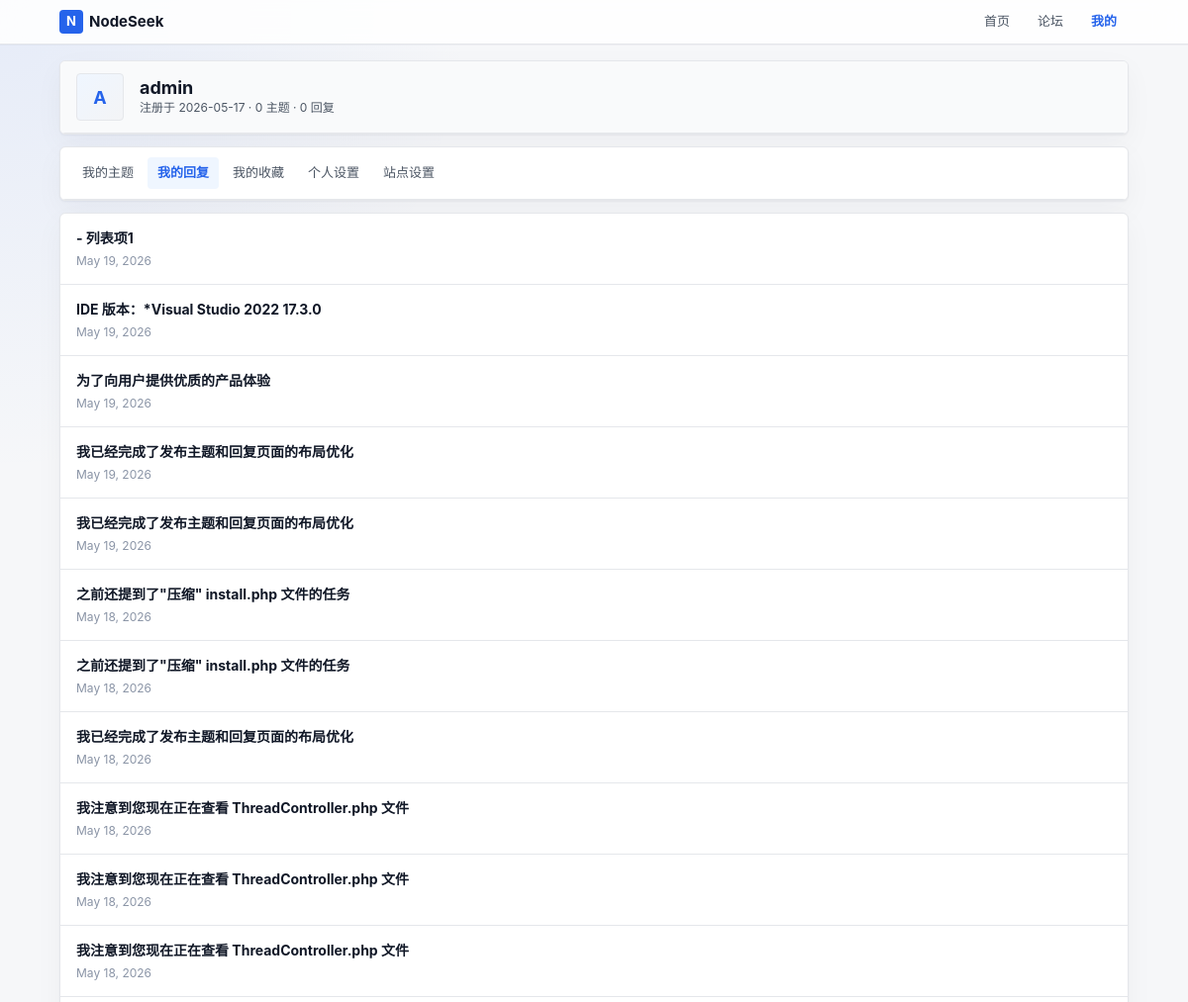
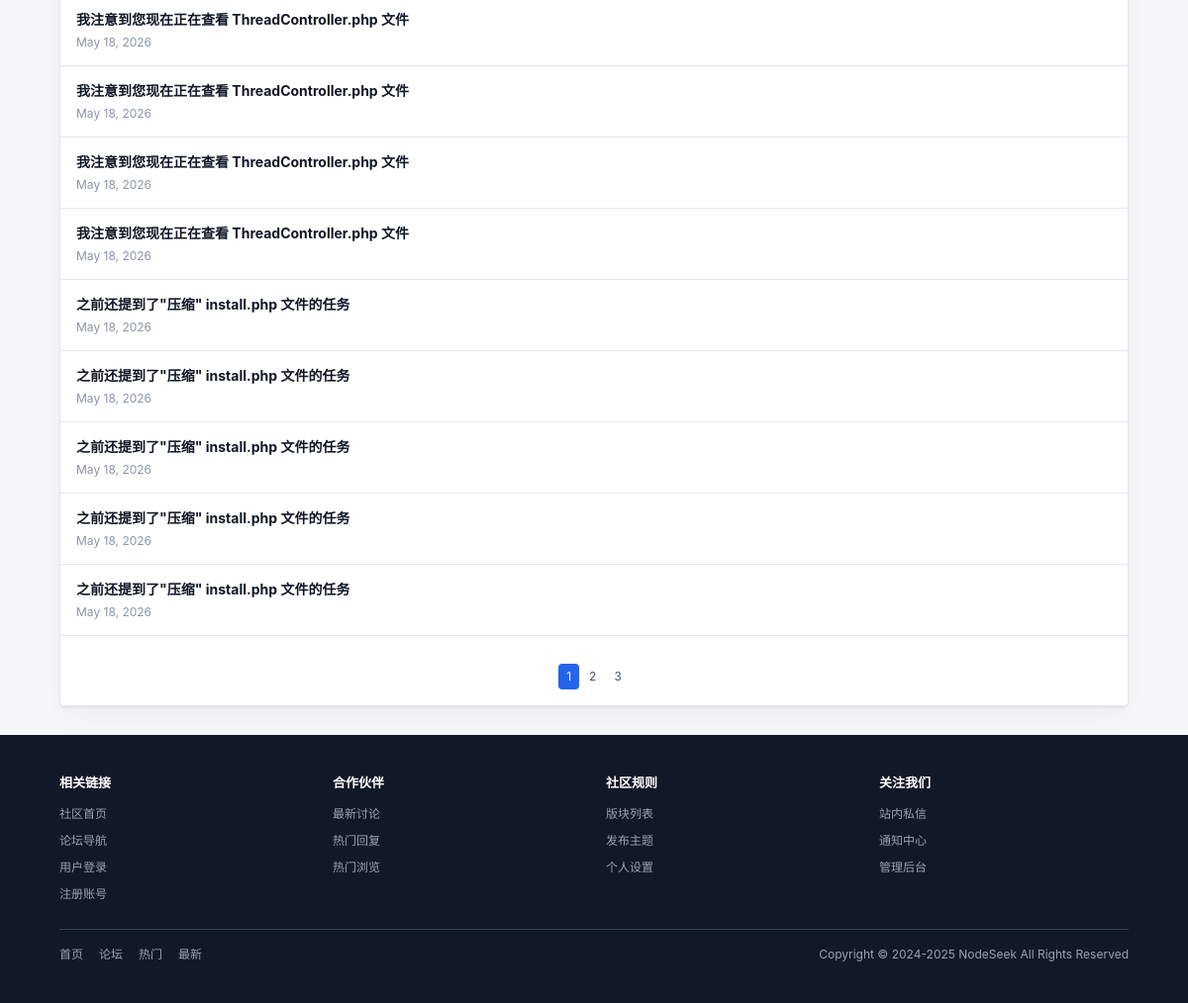
/index.php?c=member&a=profile&uid=1&type=replies (signed in), run on the app's committed database (2 pictures, top to bottom).
### tables this page shows
CREATE TABLE next_member (
        uid INTEGER PRIMARY KEY AUTOINCREMENT,
        username VARCHAR(50) NOT NULL DEFAULT '',
        gid INTEGER NOT NULL DEFAULT 0,
        avatar INTEGER NOT NULL DEFAULT 0,
        password VARCHAR(255) NOT NULL DEFAULT '',
        auth_secret VARCHAR(50) NOT NULL DEFAULT '',
        auth_enabled INTEGER NOT NULL DEFAULT 0,
        notify_num INTEGER NOT NULL DEFAULT 0,
        credit INTEGER NOT NULL DEFAULT 0,
        reg_ip VARCHAR(50) NOT NULL DEFAULT '',
        reg_date INTEGER NOT NULL DEFAULT 0,
        last_ip VARCHAR(50) NOT NULL DEFAULT '',
        last_visit INTEGER NOT NULL DEFAULT 0,
        reply_time INTEGER NOT NULL DEFAULT 0,
        reply_num INTEGER NOT NULL DEFAULT 0,
        thread_num INTEGER NOT NULL DEFAULT 0,
        fav_num INTEGER NOT NULL DEFAULT 0,
        inbox_num INTEGER NOT NULL DEFAULT 0,
        outbox_num INTEGER NOT NULL DEFAULT 0,
        log_num INTEGER NOT NULL DEFAULT 0,
        email VARCHAR(80) NOT NULL DEFAULT '',
        email_status INTEGER NOT NULL DEFAULT 0,
        signin_time INTEGER NOT NULL DEFAULT 0,
        invisible INTEGER NOT NULL DEFAULT 0,
        timeoffset VARCHAR(10) NOT NULL DEFAULT '',
        search_time INTEGER NOT NULL DEFAULT 0,
        status INTEGER NOT NULL DEFAULT 0
    , json_data TEXT DEFAULT '{}');

CREATE TABLE next_post (
        pid INTEGER PRIMARY KEY AUTOINCREMENT,
        fid INTEGER NOT NULL DEFAULT 0,
        tid INTEGER NOT NULL DEFAULT 0,
        is_thread INTEGER NOT NULL DEFAULT 0,
        uid INTEGER NOT NULL DEFAULT 0,
        dateline INTEGER NOT NULL DEFAULT 0,
        report_time INTEGER NOT NULL DEFAULT 0,
        message TEXT NOT NULL,
        ip VARCHAR(50) NOT NULL DEFAULT '',
        rate_num INTEGER NOT NULL DEFAULT 0,
        sort_order INTEGER NOT NULL DEFAULT 0,
        reply_num INTEGER NOT NULL DEFAULT 0,
        quote_pid INTEGER NOT NULL DEFAULT 0,
        quote_uid INTEGER NOT NULL DEFAULT 0,
        quote_floor INTEGER NOT NULL DEFAULT 0
    , edited INTEGER NOT NULL DEFAULT 0, message_html TEXT NOT NULL DEFAULT '');

CREATE TABLE next_thread (
        tid INTEGER PRIMARY KEY AUTOINCREMENT,
        fid INTEGER NOT NULL DEFAULT 0,
        pid INTEGER NOT NULL DEFAULT 0,
        typeid INTEGER NOT NULL DEFAULT 0,
        read_perm INTEGER NOT NULL DEFAULT 0,
        uid INTEGER NOT NULL DEFAULT 0,
        pm_uid INTEGER NOT NULL DEFAULT 0,
        subject VARCHAR(255) NOT NULL DEFAULT '',
        hash VARCHAR(255) NOT NULL DEFAULT '',
        dateline INTEGER NOT NULL DEFAULT 0,
        sort_order INTEGER NOT NULL DEFAULT 0,
        highlight INTEGER NOT NULL DEFAULT 0,
        digest INTEGER NOT NULL DEFAULT 0,
        closed INTEGER NOT NULL DEFAULT 0,
        reply_time INTEGER NOT NULL DEFAULT 0,
        reply_uid INTEGER NOT NULL DEFAULT 0,
        reply_num INTEGER NOT NULL DEFAULT 0,
        view_num INTEGER NOT NULL DEFAULT 0,
        fav_num INTEGER NOT NULL DEFAULT 0,
        log_num INTEGER NOT NULL DEFAULT 0
    );

### controllers/MemberController.php (called while the page is built, shortened)
<?php
class MemberController {
    public static function profile(): void {
        $uid = isset($_GET['uid']) ? (int)$_GET['uid'] : 0;
        $member = MemberModel::get($uid);
        $type = isset($_GET['type']) ? $_GET['type'] : 'threads';
        switch ($type) {
            case 'replies':
                $posts = PostModel::getUserPosts($uid, isset($_GET['page']) ? (int)$_GET['page'] : 1);
                if (!empty($posts)) {
                    $tids = array_unique(array_column($posts, 'tid'));
                    $threads = ThreadModel::getThreadsByTids($tids);
                }
                break;
        }
        $isSelf = $uid == Session::getUid();
        Template::set('user', Session::getUser());
        Template::display('member/profile');
    }
}
?>

### index.php (called while the page is built, shortened)
<?php
require ROOT_PATH . '/lib/Autoloader.php';
$controller = isset($_GET['c']) ? $_GET['c'] : 'home';
$action = isset($_GET['a']) ? $_GET['a'] : 'index';
$controllerClass = 'Controllers\\' . ucfirst($controller) . 'Controller';
$params = [];
if (isset($_GET['uid'])) $params[] = (int)$_GET['uid'];
call_user_func_array([$controllerClass, $action], $params);
?>

### lib/Autoloader.php (called while the page is built, shortened)
<?php
class Autoloader {
    public static function load(string $class): void {
        [$namespace, $className] = explode('\\', $class, 2);
        $pathMap = [
            'Lib' => ROOT_PATH . '/lib/',
            'Models' => ROOT_PATH . '/models/',
            'Controllers' => ROOT_PATH . '/controllers/',
        ];
        if (isset($pathMap[$namespace])) {
            $path = $pathMap[$namespace] . $className . '.php';
        }
    }
}
?>

### config/database.php (called while the page is built)
<?php
return [
    'default' => 'sqlite',
    'connections' => [
        'sqlite' => [
            'driver' => 'sqlite',
            'database' => ROOT_PATH . '/database/forum.db',
        ],
    ],
];

### lib/Database.php (called while the page is built, shortened)
<?php
class Database {
    private static ?Database $instance = null;
    private ?array $config = null;
    private function __construct() {
        $this->config = require ROOT_PATH . '/config/database.php';
    }
    public static function getInstance(): Database {
        if (self::$instance === null) {
            self::$instance = new self();
        }
        return self::$instance;
    }
    private function connect(): void {
        $default = $this->config['default'];
        $connection = $this->config['connections'][$default];
        if ($connection['driver'] === 'sqlite') {
            $this->connection = new PDO('sqlite:' . $connection['database']);
        }
    }
    private static function getConnection(): PDO {
        return self::getInstance()->connection;
    }
    public static function query(string $sql, array $params = []): PDOStatement {
        $stmt = self::getConnection()->prepare($sql);
        $stmt->execute($params);
        return $stmt;
    }
    public static function fetch(string $sql, array $params = []): ?array {
        $stmt = self::query($sql, $params);
        return $stmt->fetch(PDO::FETCH_ASSOC) ?: null;
    }
    public static function fetchAll(string $sql, array $params = []): array {
        $stmt = self::query($sql, $params);
        return $stmt->fetchAll(PDO::FETCH_ASSOC);
    }
}
?>

### models/MemberModel.php (called while the page is built, shortened)
<?php
class MemberModel {
    public static function get(int $uid): ?array {
        return Database::fetch("SELECT * FROM " . self::TABLE . " WHERE " . self::PRIMARY_KEY . " = :uid", ['uid' => $uid]);
    }
}
?>

### lib/Session.php (called while the page is built, shortened)
<?php
class Session {
    private static bool $initialized = false;
    private static function init(bool $forceStart = false): void {
        if (self::$initialized) {
            return;
        }
        $config = require ROOT_PATH . '/config/app.php';
        $sessionCookieName = $config['cookie_prefix'] . 'sid';
        if ($forceStart || isset($_COOKIE[$sessionCookieName])) {
            self::$initialized = true;
        }
    }
    public static function get(string $key, mixed $default = null): mixed {
        return isset($_SESSION[$key]) ? $_SESSION[$key] : $default;
    }
    public static function getUid(): int {
        return (int)self::get('uid', 0);
    }
    public static function getUser(): ?array {
        return MemberModel::get(self::getUid());
    }
}
?>

### config/app.php (called while the page is built)
<?php
return [
    'name' => 'XForum',
    'url' => 'http://localhost',
    'timezone' => 'Asia/Shanghai',
    'debug' => true,
    'cookie_prefix' => 'xf_',
    'cookie_expire' => 86400 * 7,
];

### models/PostModel.php (called while the page is built, shortened)
<?php
class PostModel {
    public static function getUserPosts(int $uid, int $page = 1): array {
        $offset = ($page - 1) * 20;
        return Database::fetchAll("SELECT * FROM " . self::TABLE . " WHERE uid = :uid AND is_thread = 0 ORDER BY pid DESC LIMIT 20 OFFSET :offset", ['uid' => $uid, 'offset' => $offset]);
    }
}
?>

### models/ThreadModel.php (called while the page is built, shortened)
<?php
class ThreadModel {
    public static function getThreadsByTids(array $tids): array {
        $tids = array_values(array_filter(array_unique(array_map('intval', $tids))));
        $placeholders = implode(',', array_fill(0, count($tids), '?'));
        $sql = "SELECT tid, subject, fid, reply_num, view_num, dateline FROM " . self::TABLE . " WHERE tid IN ($placeholders)";
        $threads = Database::fetchAll($sql, $tids);
        return array_column($threads, null, 'tid');
    }
}
?>

### templates/member/profile.php (the view, shortened to what this page needs)
<div class="card">
    <div class="card-header">
        <div class="flex items-center gap-lg min-width-0">
            <div class="avatar avatar-lg flex-shrink-0">
                <?php echo strtoupper(substr($member['username'], 0, 1)); ?>
            </div>
            <div class="min-width-0">
                <h2><?php echo htmlspecialchars($member['username']); ?></h2>
                <div class="text-secondary font-sm">
                    注册于 <?php echo date('Y-m-d', $member['reg_date']); ?> ·
                    <?php echo $member['thread_num']; ?> 主题 ·
                    <?php echo $member['reply_num']; ?> 回复
                </div>
            </div>
        </div>
    </div>
</div>
<?php if ($isSelf): ?>
<div class="card">
    <div class="tabs">
        <a href="index.php?c=member&a=profile&uid=<?php echo $member['uid']; ?>&type=threads" class="tab<?php echo $type == 'threads' ? ' active' : ''; ?>">我的主题</a>
        <a href="index.php?c=member&a=profile&uid=<?php echo $member['uid']; ?>&type=replies" class="tab<?php echo $type == 'replies' ? ' active' : ''; ?>">我的回复</a>
        <a href="index.php?c=member&a=profile&uid=<?php echo $member['uid']; ?>&type=favorites" class="tab<?php echo $type == 'favorites' ? ' active' : ''; ?>">我的收藏</a>
        <a href="index.php?c=member&a=settings" class="tab<?php echo (isset($_GET['c']) && $_GET['c'] == 'member' && $_GET['a'] == 'settings') ? ' active' : ''; ?>">个人设置</a>
        <a href="index.php?c=admin&a=index" class="tab<?php echo (isset($_GET['c']) && $_GET['c'] == 'admin') ? ' active' : ''; ?>">站点设置</a>
    </div>
</div>
<?php endif; ?>
<div class="card">
    <div class="card-body">
        <?php if ($type == 'threads'): ?>
            <?php if ($threads): ?>
                <?php foreach ($threads as $thread): ?>
                    <a href="index.php?c=thread&a=index&tid=<?php echo $thread['tid']; ?>" class="list-item">
                        <div class="item-info">
                            <div class="item-title"><?php echo htmlspecialchars($thread['subject']); ?></div>
                            <div class="item-meta">
                                <?php echo date('M j, Y', $thread['dateline']); ?> · <?php echo $thread['reply_num']; ?> 回复 · <?php echo $thread['view_num']; ?> 浏览
                            </div>
                        </div>
                    </a>
                <?php endforeach; ?>
            <?php else: ?>
                <div class="empty-state">
                    <p>暂无主题</p>
                </div>
            <?php endif; ?>
        <?php elseif ($type == 'replies'): ?>
            <?php if ($posts): ?>
                <?php foreach ($posts as $post): ?>
                    <?php $thread = $threads[$post['tid']] ?? null; ?>
                    <a href="index.php?c=thread&a=index&tid=<?php echo $post['tid']; ?>" class="list-item">
                        <div class="item-info">
                            <div class="item-title"><?php echo $thread ? htmlspecialchars($thread['subject']) : '已删除'; ?></div>
                            <div class="item-meta"><?php echo date('M j, Y', $post['dateline']); ?></div>
                        </div>
                    </a>
                <?php endforeach; ?>
            <?php else: ?>
                <div class="empty-state">
                    <p>暂无回复</p>
                </div>
            <?php endif; ?>
        <?php endif; ?>
        <?php if ($pages > 1): ?>
            <div class="pagination-container">
                <div class="pagination">
                    <?php for ($i = 1; $i <= $pages; $i++): ?>
                        <a href="index.php?c=member&a=profile&uid=<?php echo $member['uid']; ?>&type=<?php echo $type; ?>&page=<?php echo $i; ?>" class="<?php echo $page == $i ? 'active' : ''; ?>">
                            <?php echo $i; ?>
                        </a>
                    <?php endfor; ?>
                </div>
            </div>
        <?php endif; ?>
    </div>
</div>

### assets/css/style.css (style rules this page uses)
* { box-sizing: border-box; margin: 0; padding: 0; word-break: break-all; word-wrap: break-word; white-space: normal; overflow-wrap: break-word; }
:root { --primary: #2563eb; --primary-hover: #1d4ed8; --primary-soft: #eff6ff; --success: #16a34a; --danger: #dc2626; --warning: #d97706; --bg-page: #f6f7f9; --bg-header: rgba(255, 255, 255, 0.86); --bg-card: #ffffff; --bg-hover: #f3f4f6; --bg-soft: #f9fafb; --text: #111827; --text-secondary: #4b5563; --text-muted: #8a94a6; --border: #e5e7eb; --border-strong: #d1d5db; --shadow: 0 1px 2px rgba(15, 23, 42, 0.05), 0 10px 30px rgba(15, 23, 42, 0.04); --radius-sm: 4px; --radius-md: 6px; --footer-bg: #111827; --footer-text: #9ca3af; }
html { color-scheme: light; }
body { min-height: 100vh; background: radial-gradient(circle at top left, rgba(37, 99, 235, 0.08), transparent 30rem), var(--bg-page); color: var(--text); font-family: -apple-system, BlinkMacSystemFont, "Segoe UI", Roboto, "Helvetica Neue", Arial, sans-serif; font-size: 14px; line-height: 1.5; text-rendering: optimizeLegibility; -webkit-font-smoothing: antialiased; }
a { color: var(--primary); text-decoration: none; }
h1, h2, h3, h4 { color: var(--text); line-height: 1.25; letter-spacing: 0; }
h2 { font-size: 18px; font-weight: 700; }
.flex { display: flex; }
.flex-shrink-0 { flex-shrink: 0; }
.items-center { align-items: center; }
.min-width-0 { min-width: 0; }
.gap-lg { gap: 16px; }
.text-secondary { color: var(--text-secondary); }
.text-sm, .font-sm { font-size: 12px; }
.card { margin-bottom: 12px; overflow: hidden; border: 1px solid var(--border); border-radius: var(--radius-md); background: var(--bg-card); box-shadow: var(--shadow); }
.card-header, .reply-header, .sidebar-header { display: flex; align-items: center; justify-content: space-between; padding: 12px 16px; border-bottom: 1px solid var(--border); background: var(--bg-soft); }
.card-header h2, .card-header h3, .reply-header h3, .sidebar-header h3 { margin: 0; }
.card-body { padding: 0; border: 0; }
.tabs { display: flex; gap: 4px; padding: 10px 12px; border-bottom: 1px solid var(--border); }
.tabs .tab, .tabs button.tab { display: inline-flex; align-items: center; gap: 6px; min-height: 30px; padding: 6px 10px; border: 0; border-radius: var(--radius-sm); background: transparent; color: var(--text-secondary); font: inherit; font-size: 13px; text-decoration: none; cursor: pointer; white-space: nowrap; }
.tabs .tab.active, .tabs button.tab.active { background: var(--primary-soft); color: var(--primary); font-weight: 700; }
.list-item, .thread-item, .related-item, .menu-item { color: inherit; }
.list-item { display: flex; align-items: center; justify-content: space-between; gap: 12px; padding: 14px 16px; border-bottom: 1px solid var(--border); }
.item-info { min-width: 0; }
.item-title { overflow: hidden; color: var(--text); font-weight: 650; text-overflow: ellipsis; white-space: nowrap; }
.item-meta { margin-top: 4px; color: var(--text-muted); font-size: 12px; }
.avatar { display: flex; align-items: center; justify-content: center; overflow: hidden; border: 1px solid var(--border); border-radius: var(--radius-sm); background: linear-gradient(135deg, var(--primary-soft), var(--bg-hover)); color: var(--primary); font-weight: 650; }
.avatar-lg { width: 48px; height: 48px; font-size: 18px; }
.pagination-container { display: flex; justify-content: center; padding: 16px 0; border-bottom: 1px solid var(--border); }
.pagination { display: flex; flex-wrap: wrap; gap: 2px; margin-top: 12px; }
.pagination a { padding: 4px 8px; border-radius: var(--radius-sm); color: var(--text-secondary); font-size: 12px; text-decoration: none; }
.pagination a.active { background: var(--primary); color: #fff; }

### data on the page
next_member: username "A", username "admin", reg_date "2026-05-17", thread_num "0", reply_num "0"
next_post: tid.subject "- 列表项1", dateline "May 19, 2026"
next_post: tid.subject "IDE 版本：*Visual Studio 2022 17.3.0", dateline "May 19, 2026"
next_post: tid.subject "为了向用户提供优质的产品体验", dateline "May 19, 2026"
next_post: tid.subject "我已经完成了发布主题和回复页面的布局优化", dateline "May 19, 2026"
next_post: tid.subject "我已经完成了发布主题和回复页面的布局优化", dateline "May 19, 2026"
next_post: tid.subject "之前还提到了\"压缩\" install.php 文件的任务", dateline "May 18, 2026"
next_post: tid.subject "之前还提到了\"压缩\" install.php 文件的任务", dateline "May 18, 2026"
next_post: tid.subject "我已经完成了发布主题和回复页面的布局优化", dateline "May 18, 2026"
next_post: tid.subject "我注意到您现在正在查看 ThreadController.php 文件", dateline "May 18, 2026"
next_post: tid.subject "我注意到您现在正在查看 ThreadController.php 文件", dateline "May 18, 2026"
next_post: tid.subject "我注意到您现在正在查看 ThreadController.php 文件", dateline "May 18, 2026"
next_post: tid.subject "我注意到您现在正在查看 ThreadController.php 文件", dateline "May 18, 2026"
next_post: tid.subject "我注意到您现在正在查看 ThreadController.php 文件", dateline "May 18, 2026"
next_post: tid.subject "我注意到您现在正在查看 ThreadController.php 文件", dateline "May 18, 2026"
next_post: tid.subject "我注意到您现在正在查看 ThreadController.php 文件", dateline "May 18, 2026"
next_post: tid.subject "之前还提到了\"压缩\" install.php 文件的任务", dateline "May 18, 2026"
next_post: tid.subject "之前还提到了\"压缩\" install.php 文件的任务", dateline "May 18, 2026"
next_post: tid.subject "之前还提到了\"压缩\" install.php 文件的任务", dateline "May 18, 2026"
next_post: tid.subject "之前还提到了\"压缩\" install.php 文件的任务", dateline "May 18, 2026"
next_post: tid.subject "之前还提到了\"压缩\" install.php 文件的任务", dateline "May 18, 2026"
